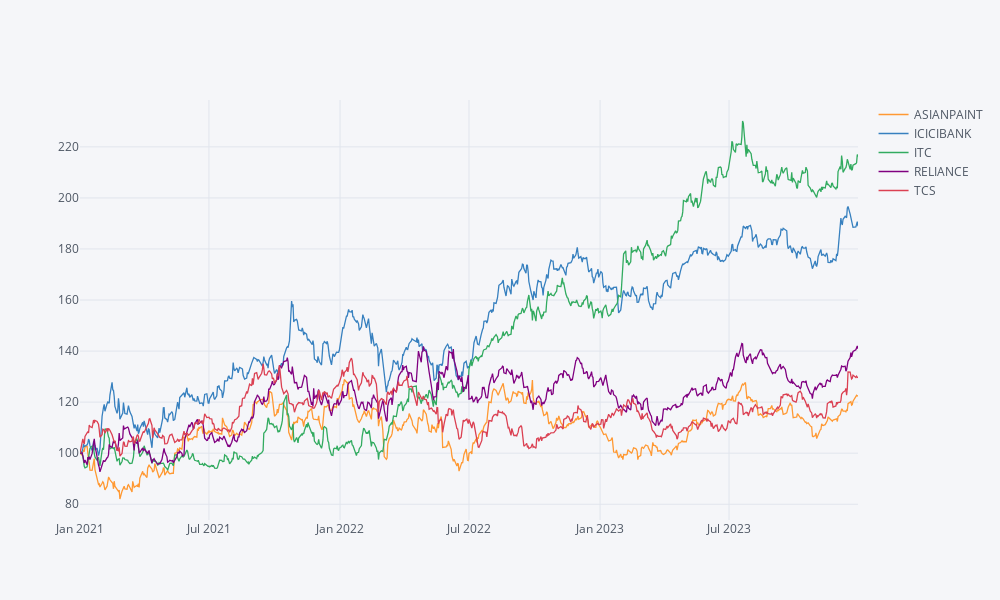

Here is the notebook cell this chart was saved with:
### Markdown cell above
<h3 id="Visualize-Time-Series">Visualize Time Series<a class="anchor-link" href="#Visualize-Time-Series">¶</a></h3>

### Code cell
# Plot price history
df['2021':].normalize().iplot(kind='line')

### Figure 1 — Plotly figure (JSON) as saved in the notebook; plotly's stock layout.template omitted (floating-point values rounded to 4 significant figures; data arrays with more than 128 entries replaced by an {"elided": "..."} marker saying what was removed)
{"data": [{"line": {"color": "rgba(255, 153, 51, 1.0)", "dash": "solid", "shape": "linear", "width": 1.3}, "mode": "lines", "name": "ASIANPAINT", "text": "", "x": {"elided": "741 str values"}, "y": {"elided": "741 float values"}, "type": "scatter"}, {"line": {"color": "rgba(55, 128, 191, 1.0)", "dash": "solid", "shape": "linear", "width": 1.3}, "mode": "lines", "name": "ICICIBANK", "text": "", "x": {"elided": "741 str values"}, "y": {"elided": "741 float values"}, "type": "scatter"}, {"line": {"color": "rgba(50, 171, 96, 1.0)", "dash": "solid", "shape": "linear", "width": 1.3}, "mode": "lines", "name": "ITC", "text": "", "x": {"elided": "741 str values"}, "y": {"elided": "741 float values"}, "type": "scatter"}, {"line": {"color": "rgba(128, 0, 128, 1.0)", "dash": "solid", "shape": "linear", "width": 1.3}, "mode": "lines", "name": "RELIANCE", "text": "", "x": {"elided": "741 str values"}, "y": {"elided": "741 float values"}, "type": "scatter"}, {"line": {"color": "rgba(219, 64, 82, 1.0)", "dash": "solid", "shape": "linear", "width": 1.3}, "mode": "lines", "name": "TCS", "text": "", "x": {"elided": "741 str values"}, "y": {"elided": "741 float values"}, "type": "scatter"}], "layout": {"height": 600, "legend": {"bgcolor": "#F5F6F9", "font": {"color": "#4D5663"}}, "paper_bgcolor": "#F5F6F9", "plot_bgcolor": "#F5F6F9", "title": {"font": {"color": "#4D5663"}}, "width": 1000, "xaxis": {"gridcolor": "#E1E5ED", "showgrid": true, "tickfont": {"color": "#4D5663"}, "title": {"font": {"color": "#4D5663"}, "text": ""}, "zerolinecolor": "#E1E5ED"}, "yaxis": {"gridcolor": "#E1E5ED", "showgrid": true, "tickfont": {"color": "#4D5663"}, "title": {"font": {"color": "#4D5663"}, "text": ""}, "zerolinecolor": "#E1E5ED"}}}
